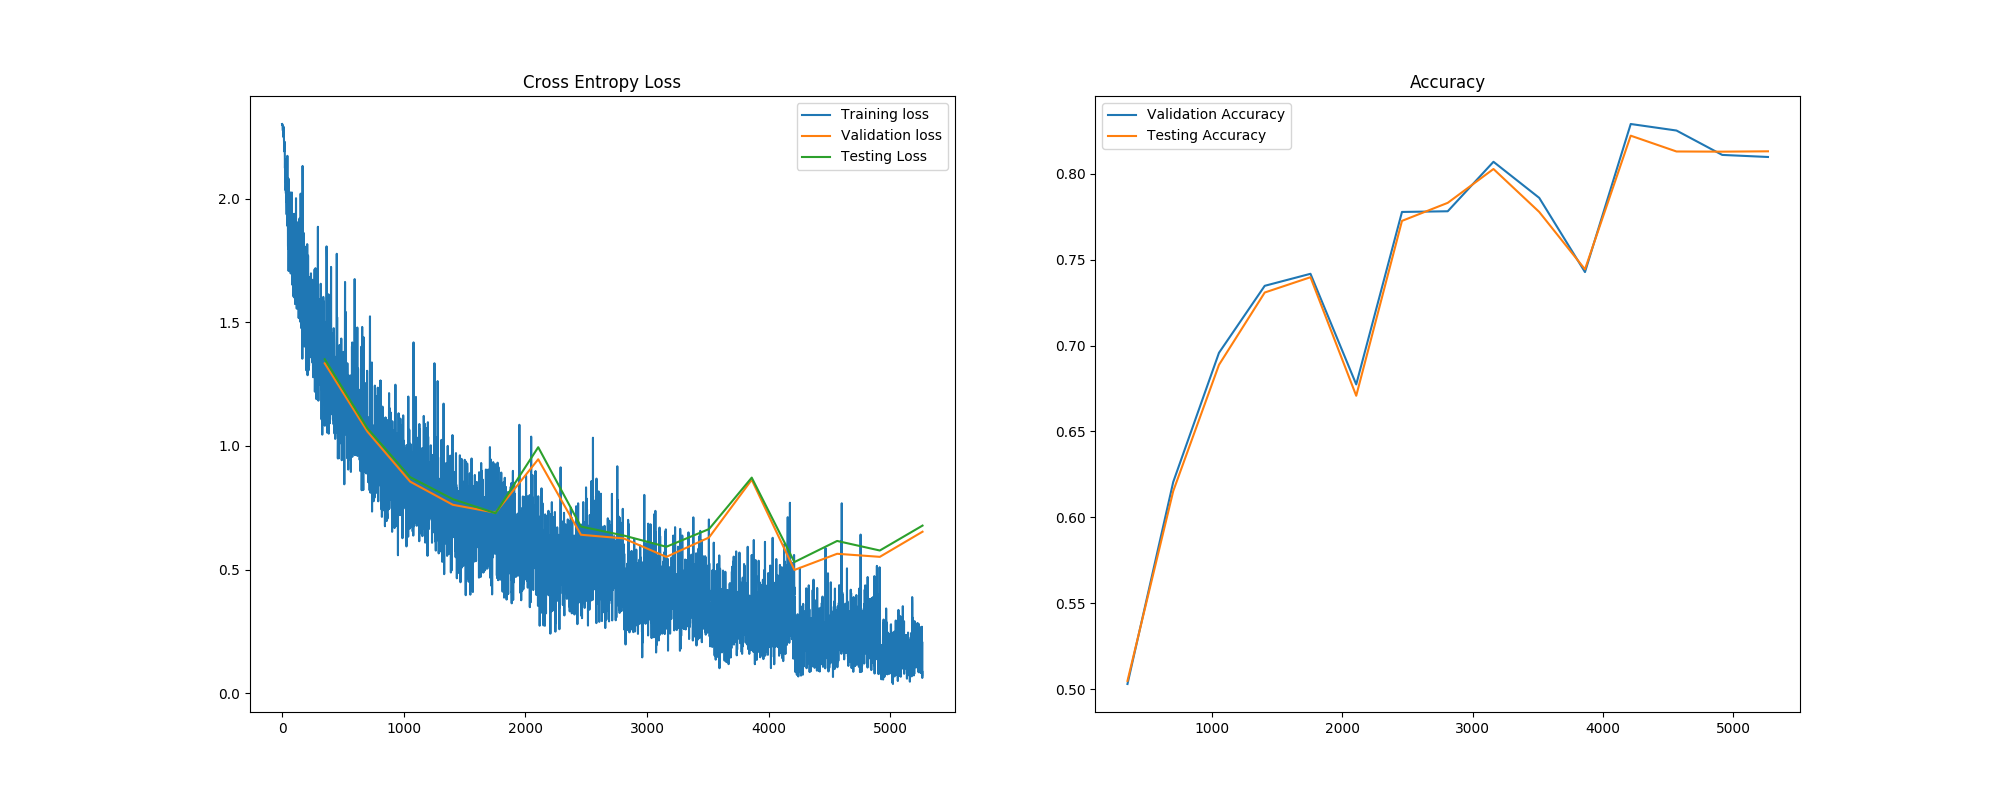

The script that saved this image:
import pathlib
import matplotlib.pyplot as plt
import torch
import utils
import time
import typing
import collections
from torch import nn
from dataloaders import load_cifar10


def compute_loss_and_accuracy(
        dataloader: torch.utils.data.DataLoader,
        model: torch.nn.Module,
        loss_criterion: torch.nn.modules.loss._Loss):
    """
    Computes the average loss and the accuracy over the whole dataset
    in dataloader.
    Args:
        dataloder: Validation/Test dataloader
        model: torch.nn.Module
        loss_criterion: The loss criterion, e.g: torch.nn.CrossEntropyLoss()
    Returns:
        [average_loss, accuracy]: both scalar.
    """
    average_loss = 0
    accuracy = 0
    total_images = 0
    total_steps = 0
    correct = 0
    with torch.no_grad():
        for (X_batch, Y_batch) in dataloader:
            # Transfer images/labels to GPU VRAM, if possible
            X_batch = utils.to_cuda(X_batch)
            Y_batch = utils.to_cuda(Y_batch)
            # Forward pass the images through our model
            output_probs = model(X_batch)

            # Compute Loss and Accuracy
            loss = loss_criterion(output_probs, Y_batch) # tensor[value, grad_fn]

            # From the example in pytorch docs:
            _, predicted = torch.max(output_probs.data, 1)
            # Updating variables
            total_images += Y_batch.size(0)
            correct += (predicted == Y_batch).sum().item() 
            average_loss += loss.item()
            total_steps += 1

    average_loss = average_loss/total_steps
    accuracy = correct/total_images
    
    return average_loss, accuracy


class ExampleModel(nn.Module):

    def __init__(self,
                 image_channels,
                 num_classes):
        """
            Is called when model is initialized.
            Args:
                image_channels. Number of color channels in image (3)
                num_classes: Number of classes we want to predict (10)
        """
        super().__init__()
        num_filters = 32  # Set number of filters in first conv layer
        self.num_classes = num_classes
        # Define the convolutional layers
        self.feature_extractor = nn.Sequential(
            # Layer block 1
            nn.Conv2d(
                in_channels=image_channels,
                out_channels=num_filters,
                kernel_size=3,
                stride=1,
                padding=1
            ), 
            nn.BatchNorm2d(32),
            nn.ReLU(), 
            nn.Conv2d(
                in_channels=32,
                out_channels=64,
                kernel_size=3,
                stride=1,
                padding=1
            ),
            nn.ReLU(), 
            nn.MaxPool2d(
                kernel_size=2,
                stride=2
            ),
            # Layer block 2
            nn.Conv2d(
                in_channels=64, 
                out_channels=128, 
                kernel_size=3,
                stride=1,
                padding=1
            ), 
            nn.BatchNorm2d(128),
            nn.ReLU(),
            nn.Conv2d(
                in_channels=128, 
                out_channels=128, 
                kernel_size=3,
                stride=1,
                padding=1
            ), 
            nn.ReLU(),
            nn.MaxPool2d(
                kernel_size=2,
                stride=2
            ),
            # Layer block 3
            nn.Conv2d(
                in_channels=128, 
                out_channels=256, 
                kernel_size=3,
                stride=1,
                padding=1
            ), 
            nn.BatchNorm2d(256),
            nn.ReLU(),
            nn.Conv2d(
                in_channels=256, 
                out_channels=256, 
                kernel_size=3,
                stride=1,
                padding=1
            ),
            nn.ReLU(),
            nn.MaxPool2d(
                kernel_size=2,
                stride=2
            )
        )
        # The output of feature_extractor will be [batch_size, num_filters, 16, 16]
        self.num_output_features = 4096
        # Initialize our last fully connected layer
        # Inputs all extracted features from the convolutional layers
        # Outputs num_classes predictions, 1 for each class.
        # There is no need for softmax activation function, as this is
        # included with nn.CrossEntropyLoss
        self.classifier = nn.Sequential(
            nn.Linear(self.num_output_features, 1024),
            nn.ReLU(),
            nn.Linear(1024, 512),
            nn.ReLU(),
            nn.Linear(512, num_classes)
        )

    def forward(self, x):
        """
        Performs a forward pass through the model
        Args:
            x: Input image, shape: [batch_size, 3, 32, 32]
        """
        batch_size = x.shape[0]
        out = x
        expected_shape = (batch_size, self.num_classes)
        # Feature layers:
        out = self.feature_extractor(out)
        # Flattening:
        out = out.view(-1, self.num_output_features)
        # Fully-Connected layers
        out = self.classifier(out)
        assert out.shape == (batch_size, self.num_classes),\
            f"Expected output of forward pass to be: {expected_shape}, but got: {out.shape}"
        return out


class Trainer:

    def __init__(self,
                 batch_size: int,
                 learning_rate: float,
                 early_stop_count: int,
                 epochs: int,
                 model: torch.nn.Module,
                 dataloaders: typing.List[torch.utils.data.DataLoader]):
        """
            Initialize our trainer class.
        """
        self.batch_size = batch_size
        self.learning_rate = learning_rate
        self.early_stop_count = early_stop_count
        self.epochs = epochs

        # Since we are doing multi-class classification, we use CrossEntropyLoss
        self.loss_criterion = nn.CrossEntropyLoss()
        # Initialize the model
        self.model = model
        # Transfer model to GPU VRAM, if possible.
        self.model = utils.to_cuda(self.model)
        print(self.model)

        # Define our optimizer. SGD = Stochastich Gradient Descent
        self.optimizer = torch.optim.SGD(self.model.parameters(),
                                         self.learning_rate)

        # Load our dataset
        self.dataloader_train, self.dataloader_val, self.dataloader_test = dataloaders

        # Validate our model everytime we pass through 50% of the dataset
        self.num_steps_per_val = len(self.dataloader_train) // 2
        self.global_step = 0
        self.start_time = time.time()

        # Tracking variables
        self.VALIDATION_LOSS = collections.OrderedDict()
        self.TEST_LOSS = collections.OrderedDict()
        self.TRAIN_LOSS = collections.OrderedDict()
        self.VALIDATION_ACC = collections.OrderedDict()
        self.TEST_ACC = collections.OrderedDict()
        self.TRAIN_ACC = collections.OrderedDict()

        self.checkpoint_dir = pathlib.Path("checkpoints")

    def validation_epoch(self):
        """
            Computes the loss/accuracy for all three datasets.
            Train, validation and test.
        """
        # Compute for training set
        _train_loss, train_acc = compute_loss_and_accuracy(
            self.dataloader_train, self.model, self.loss_criterion
        )
        self.TRAIN_ACC[self.global_step] = train_acc

        # Compute for validation set
        self.model.eval()
        validation_loss, validation_acc = compute_loss_and_accuracy(
            self.dataloader_val, self.model, self.loss_criterion
        )
        self.VALIDATION_ACC[self.global_step] = validation_acc
        self.VALIDATION_LOSS[self.global_step] = validation_loss
        used_time = time.time() - self.start_time
        print(
            f"Epoch: {self.epoch:>2}",
            f"Batches per seconds: {self.global_step / used_time:.2f}",
            f"Global step: {self.global_step:>6}",
            f"Validation Loss: {validation_loss:.2f},",
            f"Validation Accuracy: {validation_acc:.3f}",
            sep="\t")
        # Compute for testing set
        test_loss, test_acc = compute_loss_and_accuracy(
            self.dataloader_test, self.model, self.loss_criterion
        )
        self.TEST_ACC[self.global_step] = test_acc
        self.TEST_LOSS[self.global_step] = test_loss

        self.model.train()

    def should_early_stop(self):
        """
            Checks if validation loss doesn't improve over early_stop_count epochs.
        """
        # Check if we have more than early_stop_count elements in our validation_loss list.
        if len(self.VALIDATION_LOSS) < self.early_stop_count:
            return False
        # We only care about the last [early_stop_count] losses.
        relevant_loss = list(self.VALIDATION_LOSS.values())[-self.early_stop_count:]
        first_loss = relevant_loss[0]
        if first_loss == min(relevant_loss):
            print("Early stop criteria met")
            return True
        return False

    def train(self):
        """
        Trains the model for [self.epochs] epochs.
        """
        # Track initial loss/accuracy
        def should_validate_model():
            return self.global_step % self.num_steps_per_val == 0

        for epoch in range(self.epochs):
            self.epoch = epoch
            # Perform a full pass through all the training samples
            for X_batch, Y_batch in self.dataloader_train:
                # X_batch is the CIFAR10 images. Shape: [batch_size, 3, 32, 32]
                # Y_batch is the CIFAR10 image label. Shape: [batch_size]
                # Transfer images / labels to GPU VRAM, if possible
                X_batch = utils.to_cuda(X_batch)
                Y_batch = utils.to_cuda(Y_batch)

                # Perform the forward pass
                predictions = self.model(X_batch)
                # Compute the cross entropy loss for the batch
                loss = self.loss_criterion(predictions, Y_batch)
                self.TRAIN_LOSS[self.global_step] = loss.detach().cpu().item()

                # Backpropagation
                loss.backward()

                # Gradient descent step
                self.optimizer.step()

                # Reset all computed gradients to 0
                self.optimizer.zero_grad()
                self.global_step += 1
                 # Compute loss/accuracy for all three datasets.
                if should_validate_model():
                    self.validation_epoch()
                    self.save_model()
                    if self.should_early_stop():
                        print("Early stopping.")
                        return

    def save_model(self):
        def is_best_model():
            """
                Returns True if current model has the lowest validation loss
            """
            validation_losses = list(self.VALIDATION_LOSS.values())
            return validation_losses[-1] == min(validation_losses)

        state_dict = self.model.state_dict()
        filepath = self.checkpoint_dir.joinpath(f"{self.global_step}.ckpt")

        utils.save_checkpoint(state_dict, filepath, is_best_model())

    def load_best_model(self):
        state_dict = utils.load_best_checkpoint(self.checkpoint_dir)
        if state_dict is None:
            print(
                f"Could not load best checkpoint. Did not find under: {self.checkpoint_dir}")
            return
        self.model.load_state_dict(state_dict)


def create_plots(trainer: Trainer, name: str):
    plot_path = pathlib.Path("plots")
    plot_path.mkdir(exist_ok=True)
    # Save plots and show them
    plt.figure(figsize=(20, 8))
    plt.subplot(1, 2, 1)
    plt.title("Cross Entropy Loss")
    utils.plot_loss(trainer.TRAIN_LOSS, label="Training loss")
    utils.plot_loss(trainer.VALIDATION_LOSS, label="Validation loss")
    utils.plot_loss(trainer.TEST_LOSS, label="Testing Loss")
    plt.legend()
    plt.subplot(1, 2, 2)
    plt.title("Accuracy")
    utils.plot_loss(trainer.VALIDATION_ACC, label="Validation Accuracy")
    utils.plot_loss(trainer.TEST_ACC, label="Testing Accuracy")
    plt.legend()
    plt.savefig(plot_path.joinpath(f"{name}_plot.png"))
    plt.show()


if __name__ == "__main__":
    epochs = 10
    batch_size = 64
    learning_rate = 5e-2
    early_stop_count = 4
    dataloaders = load_cifar10(batch_size)
    model = ExampleModel(image_channels=3, num_classes=10)
    trainer = Trainer(
        batch_size,
        learning_rate,
        early_stop_count,
        epochs,
        model,
        dataloaders
    )
    trainer.train()
    create_plots(trainer, "task3_model1")
    print(
        f"Train Accuracy: {trainer.TRAIN_ACC.popitem(last = True)}",
        f"Test Accuracy: {trainer.TEST_ACC.popitem(last = True)},",
        f"Validation Accuracy: {trainer.VALIDATION_ACC.popitem(last = True)}",
        f"Train Loss: {trainer.TRAIN_LOSS.popitem(last = True)}",
        f"Test Loss: {trainer.TEST_LOSS.popitem(last = True)},",
        f"Validation Loss: {trainer.VALIDATION_LOSS.popitem(last = True)}",
        sep="\t")